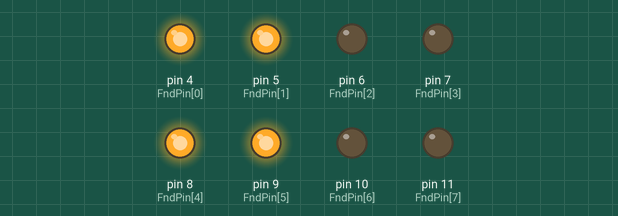
Recording of a sketch running on a simulated Arduino Uno, built with avr-gcc and run on an emulated ATmega328P. On the bench: output pins drawn as LEDs (lit = HIGH). Pins used as bus, display or sensor lines are not drawn.

Above: at 0.1 s.
At 4.1 s:
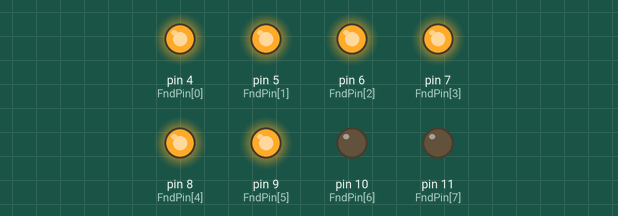
At 9.1 s:
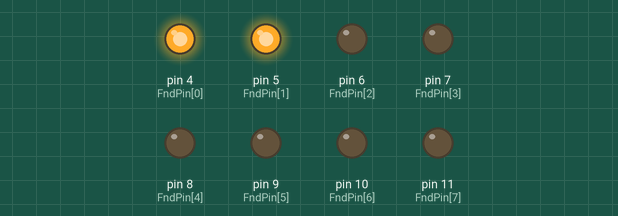
At 19.1 s:
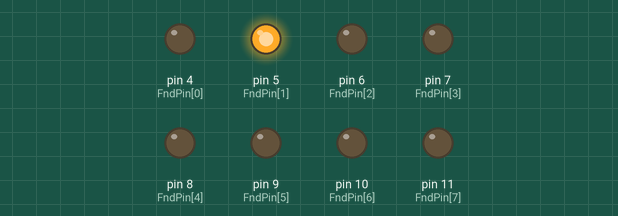
At 29.1 s:
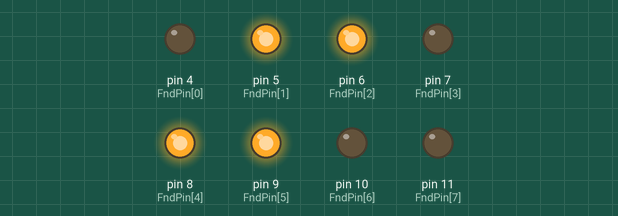
At 39.1 s:
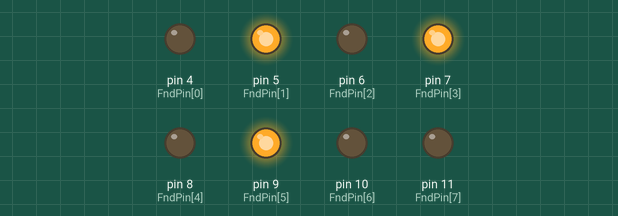
Timing chart, 0 to 40.0 s (numbered marks = the images above):
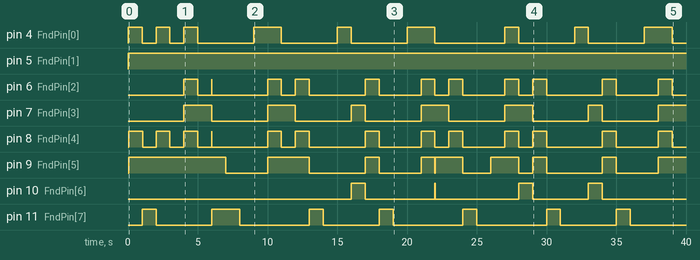

The sketch:

Fnd_Count.ino
```cpp
#define FND_HIGH 0
#define FND_LOW 1
#define FND_POWER_ON 1
#define FND_POWER_OFF 0

int FndPin[8]={4, 5, 6, 7, 8, 9, 10, 11};
int Fnd[10][8]=
{
    {FND_LOW, FND_LOW, FND_HIGH, FND_HIGH, FND_HIGH, FND_HIGH, FND_HIGH, FND_HIGH},// 0
    {FND_LOW, FND_LOW, FND_LOW, FND_LOW, FND_LOW, FND_LOW, FND_HIGH, FND_HIGH},// 1
    {FND_HIGH, FND_LOW, FND_HIGH, FND_LOW, FND_HIGH, FND_HIGH, FND_LOW, FND_HIGH},// 2
    {FND_HIGH, FND_LOW, FND_HIGH, FND_LOW, FND_HIGH, FND_LOW, FND_HIGH, FND_HIGH},// 3
    {FND_HIGH, FND_LOW, FND_LOW, FND_HIGH, FND_LOW, FND_LOW, FND_HIGH, FND_HIGH},// 4,
    {FND_HIGH, FND_LOW, FND_HIGH, FND_HIGH, FND_HIGH, FND_LOW, FND_HIGH, FND_LOW},// 5
    {FND_HIGH, FND_LOW, FND_HIGH, FND_HIGH, FND_HIGH, FND_HIGH, FND_HIGH, FND_LOW},// 6
    {FND_LOW, FND_LOW, FND_HIGH, FND_HIGH, FND_LOW, FND_LOW, FND_HIGH, FND_HIGH},// 7
    {FND_HIGH, FND_LOW, FND_HIGH, FND_HIGH, FND_HIGH ,FND_HIGH, FND_HIGH, FND_HIGH},// 8
    {FND_HIGH, FND_LOW, FND_HIGH, FND_HIGH, FND_HIGH, FND_LOW, FND_HIGH, FND_HIGH}// 9
};
int i, j, Num=0;
int FndPower[2]={12, 13};

unsigned long Time, Digit_10Time=0, Digit_1Time=0;
void setup() {

    for(i=0; i<8; i++)
    {
        pinMode(FndPin[i], OUTPUT);
    }

    for(i=0; i<2; i++)
    {
        pinMode(FndPower[i], OUTPUT);
    }

    Serial.begin(9600);
}

void loop() {
  // put your main code here, to run repeatedly:
    Time=millis();
    if(Num>=100)
    {
        Num=0;
    }

    DisplayFnd(Num, FndPower, Fnd, FndPin, Time, &Digit_10Time, &Digit_1Time);

   if((Time)%1000<10)
   {
      Num++;
   }
}

void DisplayFnd(int  Num, int *FndPower, int FndFont[][8], int FndPin[], unsigned long Time, unsigned long *Digit_10Time, unsigned long *Digit_1Time)
{
    int Digit_10=0;

    if(Num/10)
    {
        Digit_10=Num/10;
        Num-=Digit_10*10;
    }

    if(Time- *Digit_10Time<=5)
    {
    *Digit_10Time=millis();
    digitalWrite(FndPower[0], FND_POWER_OFF);
    digitalWrite(FndPower[1], FND_POWER_ON);

    /*10 Digit Display*/
    for(i=0; i<8; i++)
    {
        digitalWrite(FndPin[i], FndFont[Digit_10][i]);
    }
    }
    else
    {
     *Digit_1Time=millis();
    digitalWrite(FndPower[0], FND_POWER_ON);
    digitalWrite(FndPower[1], FND_POWER_OFF);

    /*1 Digit Display*/
    for(i=0; i<8; i++)
    {
        digitalWrite(FndPin[i], FndFont[Num][i]);
    }
    }
    /*
Serial.println(Time);
Serial.println(*Digit_10Time);
Serial.println(*Digit_1Time);
Serial.println();*/
}
```

Measured:
- by itself, pin 4 (FndPin[0]): LOW → HIGH at 0.01 s, → LOW 1.0 s later, → HIGH 1.0 s later, → LOW 0.99 s later, … (18 changes in this stretch)
- by itself, pin 5 (FndPin[1]): LOW → HIGH at 0.00 s
- by itself, pin 7 (FndPin[3]): LOW → HIGH at 4.0 s, → LOW 2.0 s later, → HIGH 4.0 s later, → LOW 2.0 s later, … (13 changes in this stretch)
- by itself, pin 8 (FndPin[4]): LOW → HIGH at 0.05 s, → LOW 1.0 s later, → HIGH 0.96 s later, → LOW 0.99 s later, … (26 changes in this stretch)
- by itself, pin 9 (FndPin[5]): LOW → HIGH at 0.05 s, → LOW 7.0 s later, → HIGH 3.0 s later, → LOW 3.0 s later, … (17 changes in this stretch)
- by itself, pin 11 (FndPin[7]): LOW → HIGH at 1.0 s, → LOW 1.0 s later, → HIGH 4.0 s later, → LOW 2.0 s later, … (14 changes in this stretch)
